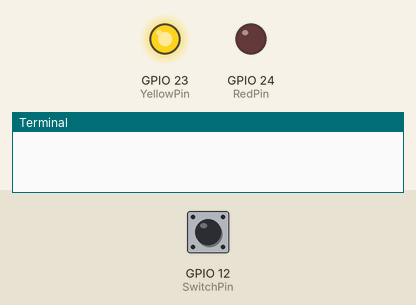
A program run on a simulated Raspberry Pi (BCM pin numbers). On the bench: output pins drawn as LEDs (lit = HIGH), the last lines printed to the terminal. The inputs (shaded band) are chosen by the test bench; at power-on: GPIO 12 (SwitchPin) HIGH.

Above: at 1.2 s.
1.3 s: GPIO 12 (SwitchPin) pulled LOW for 0.15 s
At 2.4 s:
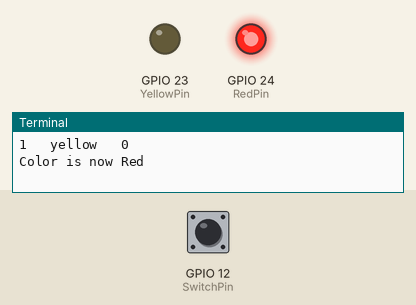
2.9 s: GPIO 12 (SwitchPin) pulled LOW for 1 s
At 3.6 s:
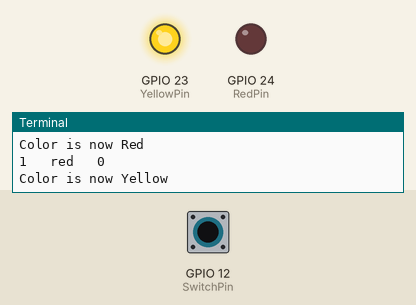
5.4 s: GPIO 12 (SwitchPin) pulled LOW for 3.2 s
At 6.7 s:
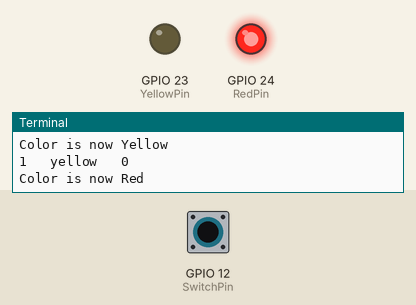
Timing chart, 0 to 8.4 s (numbered marks = the images above; inputs shaded):
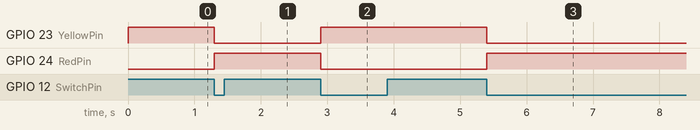

The program:

02-Switch.py
```python
#!/usr/bin/env python
# coding: utf-8

# In[ ]:


# Michael Olson
# 28 Feb 2019

# This program is a test for using a switch. It's goal
# is to switch from a red LED to a yellow and back again
# whenever the switch is pressed.

import RPi.GPIO as GPIO
import time

###  Set up variables  ###
YellowPin = 23      # GPIO pin with the Yellow LED
RedPin = 24         # GPIO pin with the Red LED
SwitchPin = 12      # GPIO pin connected to the switch

###  Set up GPIO pins on Raspberry Pi  ###
GPIO.setmode(GPIO.BCM)
GPIO.setwarnings(False)

GPIO.setup(SwitchPin, GPIO.IN, pull_up_down=GPIO.PUD_UP)
GPIO.setup(YellowPin,GPIO.OUT)
GPIO.setup(RedPin,GPIO.OUT)

###  Turn on Yellow LED and wait for Switch  ###
GPIO.output(YellowPin,GPIO.HIGH)
input_state = 1
color = "yellow"

while True:
    previous_state = input_state
    input_state = GPIO.input(SwitchPin)
    if (previous_state == True and input_state == False):
        print(previous_state," ",color," ",input_state)
        current_color = color
        if current_color == "yellow":
            GPIO.output(YellowPin,GPIO.LOW)
            GPIO.output(RedPin,GPIO.HIGH)
            color = "red"
            print("Color is now Red")
            time.sleep(0.2)
        if current_color == "red":
            GPIO.output(YellowPin,GPIO.HIGH)
            GPIO.output(RedPin,GPIO.LOW)
            color = "yellow"
            print("Color is now Yellow")
            time.sleep(0.2)

###  Push button to turn Red; Release button to turn Yellow  ###
#while True:
#    input_state = GPIO.input(SwitchPin)
#    if input_state == False:
#        GPIO.output(YellowPin,GPIO.LOW)
#        GPIO.output(RedPin,GPIO.HIGH)
#    if input_state == True:
#        GPIO.output(YellowPin,GPIO.HIGH)
#        GPIO.output(RedPin,GPIO.LOW)
```

Measured:
- after the input at 1.3 s, GPIO 23 (YellowPin): HIGH → LOW at once; GPIO 24 (RedPin): LOW → HIGH at once
- after the input at 2.9 s, GPIO 23 (YellowPin): LOW → HIGH at once; GPIO 24 (RedPin): HIGH → LOW at once
- after the input at 5.4 s, GPIO 23 (YellowPin): HIGH → LOW at once; GPIO 24 (RedPin): LOW → HIGH at once
